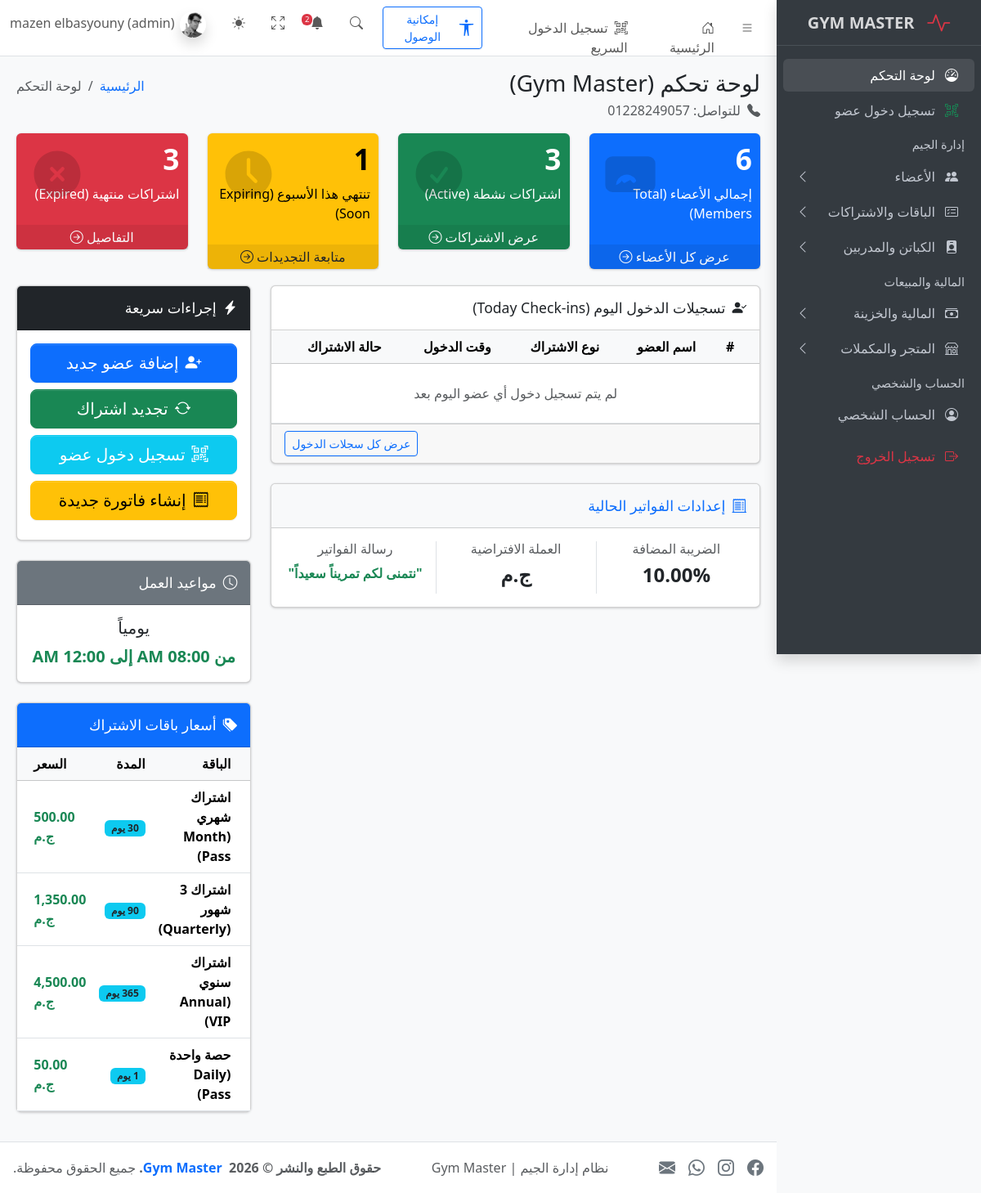
/index.php (signed in), run on the app's committed database.
### tables this page shows
CREATE TABLE `system_settings` (
  `id` int(11) NOT NULL,
  `gym_name` varchar(255) NOT NULL DEFAULT 'Gym Master',
  `phone` varchar(50) NOT NULL DEFAULT '01000000000',
  `tax_rate` decimal(5,2) DEFAULT 14.00,
  `invoice_message` varchar(255) DEFAULT 'نتمنى لكم تمريناً سعيداً',
  `open_time` time DEFAULT '08:00:00',
  `close_time` time DEFAULT '00:00:00',
  `currency` varchar(10) DEFAULT 'ج.م'
);

CREATE TABLE `packages` (
  `id` int(11) NOT NULL,
  `name` varchar(100) NOT NULL,
  `duration_days` int(11) NOT NULL,
  `price` decimal(10,2) NOT NULL,
  `created_at` timestamp NOT NULL DEFAULT current_timestamp()
);

### config/db.php (called while the page is built, shortened)
<?php
if (!function_exists('isLoggedIn')) {
    function isLoggedIn() {
        return isset($_SESSION['user_id']);
    }
}
if (!function_exists('hasRole')) {
    function hasRole($allowedRoles) {
        $userRole = $_SESSION['role'] ?? 'user';
        return in_array($userRole, $allowedRoles, true);
    }
}
?>

### index.php (the view, shortened to what this page needs)
<?php
require_once 'config/db.php';
try {
    $settings_stmt = $pdo->query("SELECT * FROM system_settings WHERE id=1");
    $sys_settings = $settings_stmt ? $settings_stmt->fetch(PDO::FETCH_ASSOC) : null;
} catch (PDOException $e) {
    $sys_settings = null;
}
$sys_settings = $sys_settings ?: [
    'gym_name'          => 'Gym Master',
    'phone'             => '01000000000',
    'currency'          => 'ج.م',
    'open_time'         => '08:00:00',
    'close_time'        => '00:00:00',
    'tax_rate'          => '14.00',
    'invoice_message' => 'نتمنى لكم تمريناً سعيداً'
];
$currency = $sys_settings['currency'];
try {
    $packagesStmt = $pdo->query("SELECT id, name, duration_days, price FROM packages ORDER BY id ASC");
    $active_packages = $packagesStmt ? $packagesStmt->fetchAll(PDO::FETCH_ASSOC) : [];
} catch (PDOException $e) {
    $active_packages = [];
}
try {
    $total_members = $pdo->query("SELECT COUNT(*) FROM members")->fetchColumn();
    $latestSubQuery = "
        SELECT s.member_id, s.end_date
        FROM subscriptions s
        WHERE s.id IN (
            SELECT MAX(id)
            FROM subscriptions
            GROUP BY member_id
        )
    ";
    $active_subs = $pdo->query("
        SELECT COUNT(*) FROM ({$latestSubQuery}) AS sub
        WHERE sub.end_date >= CURRENT_DATE()
    ")->fetchColumn();
    $expired_subs = $pdo->query("
        SELECT COUNT(*) FROM ({$latestSubQuery}) AS sub
        WHERE sub.end_date < CURRENT_DATE()
    ")->fetchColumn();
    $expiring_soon = $pdo->query("
        SELECT COUNT(*) FROM ({$latestSubQuery}) AS sub
        WHERE sub.end_date >= CURRENT_DATE() AND DATEDIFF(sub.end_date, CURRENT_DATE()) <= 7
    ")->fetchColumn();
    $todayStmt = $pdo->prepare("
        SELECT c.id, c.check_in_time, m.full_name AS member_name,
               (SELECT p.name FROM subscriptions s
                JOIN packages p ON p.id = s.package_id
                WHERE s.member_id = m.id
                ORDER BY s.id DESC LIMIT 1) AS package_name,
               (SELECT s.end_date FROM subscriptions s
                WHERE s.member_id = m.id
                ORDER BY s.id DESC LIMIT 1) AS end_date
        FROM check_ins c
        JOIN members m ON m.id = c.member_id
        WHERE DATE(c.check_in_time) = CURRENT_DATE()
        ORDER BY c.check_in_time DESC
        LIMIT 4
    ");
    $todayStmt->execute();
    $todayCheckIns = $todayStmt->fetchAll(PDO::FETCH_ASSOC);
} catch (PDOException $e) {
    $total_members = $active_subs = $expired_subs = $expiring_soon = 0;
    $todayCheckIns = [];
}
?>
<?php require_once 'includes/header.php'; ?>
<?php require_once 'includes/sidebar.php'; ?>
<main class="app-main">
  <div class="app-content-header">
    <div class="container-fluid">
      <div class="row">
        <div class="col-sm-6">
          <h3 class="mb-0">لوحة تحكم (<?php echo htmlspecialchars($sys_settings['gym_name']); ?>)</h3>
          <p class="text-muted mb-0 mt-1">
            <i class="bi bi-telephone-fill me-1"></i> للتواصل: <?php echo htmlspecialchars($sys_settings['phone']); ?>
          </p>
        </div>
        <div class="col-sm-6">
          <ol class="breadcrumb float-sm-end">
            <li class="breadcrumb-item"><a href="index.php">الرئيسية</a></li>
            <li class="breadcrumb-item active" aria-current="page">لوحة التحكم</li>
          </ol>
        </div>
      </div>
    </div>
  </div>
  <div class="app-content">
    <div class="container-fluid">
      <div class="row">
        <div class="col-lg-3 col-6">
          <div class="small-box text-bg-primary">
            <div class="inner">
              <h3><?php echo number_format($total_members); ?></h3>
              <p>إجمالي الأعضاء (Total Members)</p>
            </div>
            <a href="members.php" class="small-box-footer link-light link-underline-opacity-0 link-underline-opacity-50-hover">
              عرض كل الأعضاء <i class="bi bi-arrow-right-circle"></i>
            </a>
          </div>
        </div>
        <div class="col-lg-3 col-6">
          <div class="small-box text-bg-success">
            <div class="inner">
              <h3><?php echo number_format($active_subs); ?></h3>
              <p>اشتراكات نشطة (Active)</p>
            </div>
            <a href="subscriptions.php" class="small-box-footer link-light link-underline-opacity-0 link-underline-opacity-50-hover">
              عرض الاشتراكات <i class="bi bi-arrow-right-circle"></i>
            </a>
          </div>
        </div>
        <div class="col-lg-3 col-6">
          <div class="small-box text-bg-warning">
            <div class="inner">
              <h3><?php echo number_format($expiring_soon); ?></h3>
              <p>تنتهي هذا الأسبوع (Expiring Soon)</p>
            </div>
            <a href="expiring.php" class="small-box-footer link-dark link-underline-opacity-0 link-underline-opacity-50-hover">
              متابعة التجديدات <i class="bi bi-arrow-right-circle"></i>
            </a>
          </div>
        </div>
        <div class="col-lg-3 col-6">
          <div class="small-box text-bg-danger">
            <div class="inner">
              <h3><?php echo number_format($expired_subs); ?></h3>
              <p>اشتراكات منتهية (Expired)</p>
            </div>
            <a href="expiring.php" class="small-box-footer link-light link-underline-opacity-0 link-underline-opacity-50-hover">
              التفاصيل <i class="bi bi-arrow-right-circle"></i>
            </a>
          </div>
        </div>
      </div>
      <div class="row">
        <div class="col-lg-8 connectedSortable">
          <div class="card mb-4">
            <div class="card-header">
              <h3 class="card-title"><i class="bi bi-person-check-fill me-2"></i>تسجيلات الدخول اليوم (Today Check-ins)</h3>
            </div>
            <div class="card-body p-0">
              <div class="table-responsive">
                <table class="table table-hover mb-0 align-middle text-center">
                  <thead class="table-light">
                    <tr>
                      <th>#</th>
                      <th>اسم العضو</th>
                      <th>نوع الاشتراك</th>
                      <th>وقت الدخول</th>
                      <th>حالة الاشتراك</th>
                    </tr>
                  </thead>
                  <tbody>
                    <?php if (!empty($todayCheckIns)): ?>
                      <?php foreach ($todayCheckIns as $index => $row): ?>
                        <tr>
                          <td><?php echo $index + 1; ?></td>
                          <td><?php echo htmlspecialchars($row['member_name']); ?></td>
                          <td>
                            <?php
                                if (!empty($row['package_name'])) {
                                    echo htmlspecialchars($row['package_name']);
                                } else {
                                    echo '<span class="text-muted">بدون باقة</span>';
                                }
                            ?>
                          </td>
                          <td><?php echo date('h:i A', strtotime($row['check_in_time'])); ?></td>
                          <td>
                            <?php if (!empty($row['end_date']) && $row['end_date'] >= date('Y-m-d')): ?>
                                <span class="badge bg-success">نشط</span>
                            <?php else: ?>
                                <span class="badge bg-danger">غير نشط</span>
                            <?php endif; ?>
                          </td>
                        </tr>
                      <?php endforeach; ?>
                    <?php else: ?>
                      <tr>
                        <td colspan="5" class="text-muted py-4">لم يتم تسجيل دخول أي عضو اليوم بعد</td>
                      </tr>
                    <?php endif; ?>
                  </tbody>
                </table>
              </div>
            </div>
            <div class="card-footer text-end">
              <a href="check-in.php" class="btn btn-sm btn-outline-primary">عرض كل سجلات الدخول</a>
            </div>
          </div>
          <div class="card mb-4">
            <div class="card-header bg-light">
              <h3 class="card-title text-primary"><i class="bi bi-receipt-cutoff me-2"></i>إعدادات الفواتير الحالية</h3>
            </div>
            <div class="card-body">
              <div class="row text-center">
                  <div class="col-md-4 border-end">
                      <h6 class="text-muted">الضريبة المضافة</h6>
                      <h4 class="fw-bold"><?php echo htmlspecialchars($sys_settings['tax_rate']); ?>%</h4>
                  </div>
                  <div class="col-md-4 border-end">
                      <h6 class="text-muted">العملة الافتراضية</h6>
                      <h4 class="fw-bold"><?php echo htmlspecialchars($currency); ?></h4>
                  </div>
                  <div class="col-md-4">
                      <h6 class="text-muted">رسالة الفواتير</h6>
                      <p class="mb-0 text-success fw-bold">"<?php echo htmlspecialchars($sys_settings['invoice_message']); ?>"</p>
                  </div>
              </div>
            </div>
          </div>
        </div>
        <div class="col-lg-4 connectedSortable">
          <?php if (hasRole(['admin', 'staff'])): ?>
          <div class="card mb-4">
            <div class="card-header bg-dark text-white">
              <h3 class="card-title"><i class="bi bi-lightning-charge-fill me-2"></i>إجراءات سريعة</h3>
            </div>
            <div class="card-body d-grid gap-2">
              <a href="add-member.php" class="btn btn-primary btn-lg">
                <i class="bi bi-person-plus-fill me-2"></i>إضافة عضو جديد
              </a>
              <a href="subscriptions.php" class="btn btn-success btn-lg">
                <i class="bi bi-arrow-repeat me-2"></i>تجديد اشتراك
              </a>
              <a href="check-in.php" class="btn btn-info text-white btn-lg">
                <i class="bi bi-qr-code-scan me-2"></i>تسجيل دخول عضو
              </a>
              <a href="create-invoice.php" class="btn btn-warning btn-lg">
                <i class="bi bi-receipt me-2"></i>إنشاء فاتورة جديدة
              </a>
            </div>
          </div>
          <?php endif; ?>
          <div class="card mb-4">
            <div class="card-header bg-secondary text-white">
              <h3 class="card-title"><i class="bi bi-clock me-2"></i>مواعيد العمل</h3>
            </div>
            <div class="card-body text-center">
                <h5>يومياً</h5>
                <p class="mb-0 fs-5 text-success fw-bold">
                    من <?php echo date("h:i A", strtotime($sys_settings['open_time'])); ?>
                    إلى <?php echo date("h:i A", strtotime($sys_settings['close_time'])); ?>
                </p>
            </div>
          </div>
          <div class="card mb-4">
            <div class="card-header bg-primary text-white">
              <h3 class="card-title"><i class="bi bi-tags-fill me-2"></i>أسعار باقات الاشتراك</h3>
            </div>
            <div class="card-body p-0">
              <div class="table-responsive">
                <table class="table table-hover mb-0 align-middle">
                  <thead class="table-light">
                    <tr>
                      <th>الباقة</th>
                      <th>المدة</th>
                      <th class="text-end">السعر</th>
                    </tr>
                  </thead>
                  <tbody>
                    <?php if (!empty($active_packages)): ?>
                      <?php foreach ($active_packages as $pkg): ?>
                        <tr>
                          <td><strong><?php echo htmlspecialchars($pkg['name']); ?></strong></td>
                          <td><span class="badge bg-info text-dark"><?php echo (int)$pkg['duration_days']; ?> يوم</span></td>
                          <td class="text-end text-success fw-bold"><?php echo number_format($pkg['price'], 2); ?> <?php echo htmlspecialchars($currency); ?></td>
                        </tr>
                      <?php endforeach; ?>
                    <?php else: ?>
                      <tr>
                        <td colspan="3" class="text-center text-muted py-3">لا توجد باقات مضافة حالياً</td>
                      </tr>
                    <?php endif; ?>
                  </tbody>
                </table>
              </div>
            </div>
          </div>
        </div>
      </div>
    </div>
  </div>
</main>
<?php require_once 'includes/footer.php'; ?>

### includes/header.php (style rules this page uses)
html[dir="rtl"] .small-box .inner h3, body[dir="rtl"] .small-box .inner h3 { position: relative; z-index: 2; }

### data on the page
system_settings: gym_name "Gym Master", phone "01228249057", tax_rate "10.00", currency "ج.م", invoice_message "نتمنى لكم تمريناً سعيداً", open_time "08:00 AM", close_time "12:00 AM"
packages: name "اشتراك شهري (Month Pass)", duration_days "30", price "500.00"
packages: name "اشتراك 3 شهور (Quarterly)", duration_days "90", price "1,350.00"
packages: name "اشتراك سنوي (Annual VIP)", duration_days "365", price "4,500.00"
packages: name "حصة واحدة (Daily Pass)", duration_days "1", price "50.00"

### other printed values
$totalNotifications "2"
$displayName "mazen elbasyouny"
$displayRole "admin"
$total_members "6"
$active_subs "3"
$expiring_soon "1"
$expired_subs "3"
